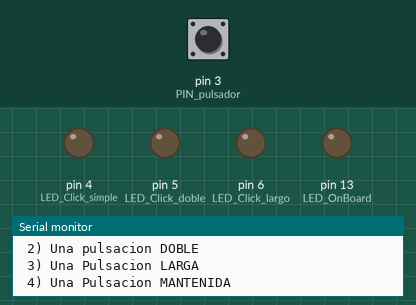
Recording of a sketch running on a simulated Arduino Uno, built with avr-gcc and run on an emulated ATmega328P. Parts: output pins drawn as LEDs (lit = HIGH), the last lines printed to the serial monitor. Inputs (shaded band) come from the test bench; at power-on: pin 3 (PIN_pulsador) LOW.

Above: at 1.2 s.
1.3 s: pin 3 (PIN_pulsador) pulled HIGH for 0.15 s
At 2.4 s:
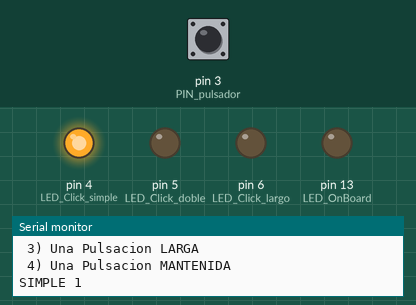
3.0 s: pin 3 (PIN_pulsador) pulled HIGH for 1 s
At 4.6 s:
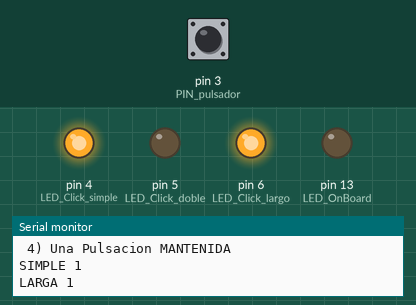
5.5 s: pin 3 (PIN_pulsador) pulled HIGH for 0.15 s
At 6.9 s:
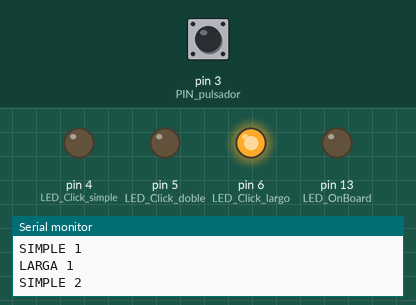
Timing chart, 0 to 8.5 s (numbered marks = the images above; inputs shaded):
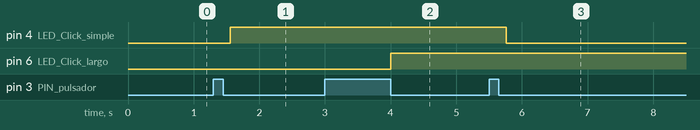

The sketch:

ejemplo_pulsador_multi_deteccion.ino
```cpp
/*
#       _\|/_   A ver..., ¿que tenemos por aqui?
#       (O-O)
# ---oOO-(_)-OOo---------------------------------


##########################################################
# ****************************************************** #
# *            ARDUINO PARA PRINCIPIANTES              * #
# *    EJEMPLO DE USO DE LA LIBRERIA Pulsador          * #
# *          Autor:  Eulogio López Cayuela             * #
# *                                                    * #
# *       Versión v1.0      Fecha: 14/10/2018          * #
# ****************************************************** #
##########################################################
*/

/*
 # NOTAS DE LA VERSION
  Ejemplo de uso para la libreria ClickButton
  https://github.com/inopya

  Esta libreria permite el control de pulsadores en los que podremos detectar 4 tipos de eventos
  mediante el metodo Read() de los objetos ClickButton.
  Disponemos de varios parametros de configuracion:
  - uint8_t pin: el numero de pin en el que esta conectado nuestro pulsador
  - uint8_t antirrebotes: tiempo (ms) minimo para que una pulsacion no sea despreciada como un ruido/rebote del pulsador
  - uint16_t corta: tiempo (ms) para que una pulsacion sea considerada pulsacion corta
  - uint16_t larga: tiempo (ms) para que una pulsacion sea considerada pulsacion larga

  # Este valor es accesible explicitamente mediante su metodo DobleClick(uint16_t doble)**
    En caso contrario se usa el valor por defecto de 110 ms, tanto para instancias creadas con numero de pin, como
	las que se creen con el resto de parametros en manual
  - uint16_t doble: tiempo (ms) intervalo maximo entre dos pulsaciones para que estas sean consideradas pulsacion Doble

   ** Se debe tener en cuenta que este tiempo afecta al tiempo de reaccion para detecciones SIMPLES

  El estado de un pulsador se obtiene mediante la respuesta de su metodo Read() y puede ser:
      0 --> sin pulsar o en el proceso de identificar una pulsacion
      1 --> pulsacion corta
      2 --> pulsacion doble
      3 --> pulsacion larga
	  9 --> pulsacion sostenida


  *******************************************************
					Ejemplo de uso:
  *******************************************************
   >> solo con el numero de pin
      ClickButton mi_pulsador_1(uint8_t pin); el resto de parametros por defecto: son (30,150,380,false)

   >> o bien definiendo todos los parametros disponibles
      ClickButton mi_pulsador_2(uint8_t pin, uint8_t antirrebotes, uint16_t corta, uint16_t larga, false);

   >> Modificar el tiempo entre clicks para deteccion de DobleClick (por defecto 110 ms)
      mi_pulsador_1.DobleClick(uint16_t doble)
	  mi_pulsador_2.DobleClick(uint16_t doble)

   >> para recoger el estado de un pulsador hemos de llamar a su metodo Read():
      estado_pulsador = mi_pulsador_1.Read();
      0 --> sin pulsar o en el proceso de identificar una pulsacion
      1 --> pulsacion corta
      2 --> pulsacion doble
      3 --> pulsacion larga
	  9 --> pulsacion sostenida
 */


/*mmmmmmmmmmmmmmmmmmmmmmmmmmmmmmmmmmmmmmmmmmmmmmmmmmmmmmmmmmmmmmmmmmmmmmmmmmmmmmmmmmmmmmmmmmmmmmmmmmm
//        IMPORTACION DE LIBRERIAS
//mmmmmmmmmmmmmmmmmmmmmmmmmmmmmmmmmmmmmmmmmmmmmmmmmmmmmmmmmmmmmmmmmmmmmmmmmmmmmmmmmmmmmmmmmmmmmmmmmmm*/

#include <ClickButton.h>


/*mmmmmmmmmmmmmmmmmmmmmmmmmmmmmmmmmmmmmmmmmmmmmmmmmmmmmmmmmmmmmmmmmmmmmmmmmmmmmmmmmmmmmmmmmmmmmmmmmmm
//        SECCION DE DECLARACION DE CONSTANTES  Y  VARIABLES GLOBALES
//mmmmmmmmmmmmmmmmmmmmmmmmmmmmmmmmmmmmmmmmmmmmmmmmmmmmmmmmmmmmmmmmmmmmmmmmmmmmmmmmmmmmmmmmmmmmmmmmmmm*/

//------------------------------------------------------------------------
// Algunas definiciones personales para mi comodidad al escribir codigo
//------------------------------------------------------------------------
#define AND   &&
#define OR    ||
#define NOT   !

//------------------------------------------------------------------------
// Otras definiciones para pines y variables
//------------------------------------------------------------------------
#define LED_OnBoard         13  	// led OnBoard de la placa Arduino UNO

#define PIN_pulsador         3

#define LED_Click_simple     4
#define LED_Click_doble      5
#define LED_Click_largo      6

uint16_t contadorSimple = 0;         //se incrementa en cada deteccion de un click
uint16_t contadorDoble = 0;          //se incrementa en cada deteccion de una pulsacion doble
uint16_t contadorLargo = 0;          //se incrementa en cada deteccion de una pulsacion larga


/*
* Podemos probarla usando tres leds como salidas, uno para cada tipo de pulsacion.
* Se encenderan y apagaran alternandose con cada pulsacion detectada de un mismo tipo.
*/
boolean FLAG_DEDUG_leds = true;

/*
 *  Si no se desea montar la parte hardware de los leds,
 *  se puede probar mediante mensajes en el puerto serie.
 *  Recuerda que necesitas al menos un pulsador como entrada.
*/
boolean FLAG_DEDUG_serial = true;


//------------------------------------------------------------------------
// Creacion de objetos de la clase ClickButton
//------------------------------------------------------------------------

/* Podemos llamar al constructor de dos formas */
//ClickButton pulsador_1(PIN_pulsador);               // creacion de un objeto definiendo solo el pin de nuestro pulsador
											                                // el resto de valores por defecto (30, 100, 380)

ClickButton pulsador_1(PIN_pulsador, 40, 120, 380, false);   // creacion de un objeto definiendo todos sus parametros:
														                          // uint8_t pin, uint8_t antirrebotes, uint16_t corta, uint16_t larga


//mmmmmmmmmmmmmmmmmmmmmmmmmmmmmmmmmmmmmmmmmmmmmmmmmmmmmmmmmmmmmmmmmmmmmmmmmmmmmmmmmmmmmmmmmmmmmmmmmmm
//***************************************************************************************************
//         FUNCION DE CONFIGURACION
//***************************************************************************************************
//mmmmmmmmmmmmmmmmmmmmmmmmmmmmmmmmmmmmmmmmmmmmmmmmmmmmmmmmmmmmmmmmmmmmmmmmmmmmmmmmmmmmmmmmmmmmmmmmmmm

void setup()
{
  Serial.begin(115200);   	  // Se inicia el puerto serie para depuracion

  Serial.println(F("Ejemplo de uso para la libreria ClickButton"));
  Serial.println(F("https://github.com/inopya\n"));
  Serial.println(F("Esta libreria permite el control de pulsadores PULLDOWN"));
  Serial.println(F("en los que podremos detectar 4 tipos de eventos:"));
  Serial.println(F(" 1) Una pulsacion SIMPLE"));
  Serial.println(F(" 2) Una pulsacion DOBLE"));
  Serial.println(F(" 3) Una Pulsacion LARGA"));
  Serial.println(F(" 4) Una Pulsacion MANTENIDA\n\n"));

  pinMode(LED_OnBoard, OUTPUT);
  digitalWrite(LED_OnBoard, LOW);

  pinMode(LED_Click_simple, OUTPUT);
  pinMode(LED_Click_doble, OUTPUT);
  pinMode(LED_Click_largo, OUTPUT);

}


//mmmmmmmmmmmmmmmmmmmmmmmmmmmmmmmmmmmmmmmmmmmmmmmmmmmmmmmmmmmmmmmmmmmmmmmmmmmmmmmmmmmmmmmmmmmmmmmmmmm
//***************************************************************************************************
//  BUCLE PRINCIPAL DEL PROGRAMA   (SISTEMA VEGETATIVO)
//***************************************************************************************************
//mmmmmmmmmmmmmmmmmmmmmmmmmmmmmmmmmmmmmmmmmmmmmmmmmmmmmmmmmmmmmmmmmmmmmmmmmmmmmmmmmmmmmmmmmmmmmmmmmmm

void loop()
{
  /* lectura del pulsador */
  uint8_t estado_pulsador_1 = pulsador_1.Read();

  if(FLAG_DEDUG_leds == true){
  	/* Deteccion de pulsacion corta */
    if (estado_pulsador_1 == 1){
      digitalWrite(LED_Click_simple, NOT digitalRead(LED_Click_simple));
    }
    /* Deteccion de doble pulsacion */
    else if (estado_pulsador_1 == 2){
      digitalWrite(LED_Click_doble, NOT digitalRead(LED_Click_doble));
    }
  	/* Deteccion de pulsacion larga */
    else if (estado_pulsador_1 == 3){
      digitalWrite(LED_Click_largo, NOT digitalRead(LED_Click_largo));
    }
  }

  if(FLAG_DEDUG_serial == true){
    /* Deteccion de pulsacion corta */
    if (estado_pulsador_1 == 1){
      Serial.print(F("SIMPLE "));Serial.println(++contadorSimple);
    }
    /* Deteccion de doble pulsacion */
    else if (estado_pulsador_1 == 2){
      Serial.print(F("DOBLE "));Serial.println(++contadorDoble);
    }
	  /* Deteccion de pulsacion larga */
    else if (estado_pulsador_1 == 3){
      Serial.print(F("LARGA "));Serial.println(++contadorLargo);
    }
	/* Deteccion de pulsacion mantenida */
    else if (estado_pulsador_1 == 9){
      Serial.println(F("PULSACION MANTENIDA "));
	  delay(1000);
    }
  }
}


//*******************************************************
//                    FIN DE PROGRAMA
//*******************************************************
```

Measured:
- after the input at 1.3 s, pin 4 (LED_Click_simple): LOW → HIGH after 0.26 s
- after the input at 3.0 s, pin 6 (LED_Click_largo): LOW → HIGH after 1.0 s
- after the input at 5.5 s, pin 4 (LED_Click_simple): HIGH → LOW after 0.26 s
